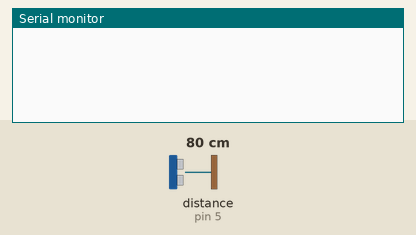
Bench run of a sketch on a simulated Arduino Uno, built with avr-gcc and run on an emulated ATmega328P. On the bench: the last lines printed to the serial monitor. Wiring (inferred from the names in the program): ultrasonic range finder: trigger pin 4; echo pin 5. The inputs (shaded band) are chosen by the test bench; at power-on: distance to the obstacle (sensor on pin 5) 80 cm. The echo pulse lasts 58.3 µs per cm.

Above: at 1.2 s.
1.3 s: distance to the obstacle (sensor on pin 5) set to 18 cm
At 1.61 s:
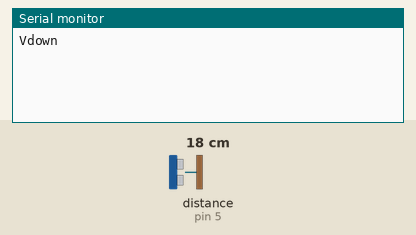
3.5 s: distance to the obstacle (sensor on pin 5) set to 35 cm
At 3.73 s:
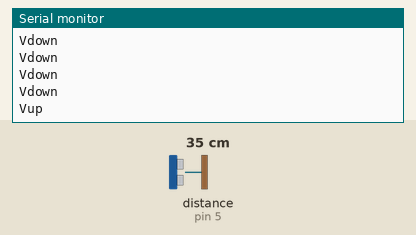

The sketch:

hand-gesture-control.ino
```cpp
const int trigger = 4;
const int echo = 5;

long time_taken;
int dist, distance;

void setup() {
  Serial.begin(9600);

  pinMode(trigger, OUTPUT);
  pinMode(echo, INPUT);

}

void loop() {
   cal_dist(trigger, echo);
   distance = dist;

  /* if(distance > 45 && distance < 50){
    Serial.println("Play/Pause");
   }*/

   if(distance >=13 && distance <= 17){
    delay(100);
    cal_dist(trigger, echo);
    distance = dist;
    if(distance >= 13 && distance <= 17){
//     Serial.println("Locked");
     while(distance <= 40){
      cal_dist(trigger, echo);
      distance = dist;
      if(distance < 20){
        Serial.println("Vdown");
        delay(300);
      }
      if(distance > 20){
        Serial.println("Vup");
        delay(300);
      }
     }
    }
   }
}


void cal_dist(int trigger, int echo){
  digitalWrite(trigger, LOW);
  delayMicroseconds(2);
  digitalWrite(trigger, HIGH);
  delayMicroseconds(10);
  digitalWrite(trigger, LOW);

  time_taken = pulseIn(echo, HIGH);
  dist = time_taken*0.034/2;
//  Serial.println(dist);
  if(dist > 50){
    dist=50;
  }
}
```

Measured:
- after the input at 1.3 s, the serial monitor: prints a new line after 0.11 s (image 1)
- after the input at 3.5 s, the serial monitor: prints a new line at once (image 2)
